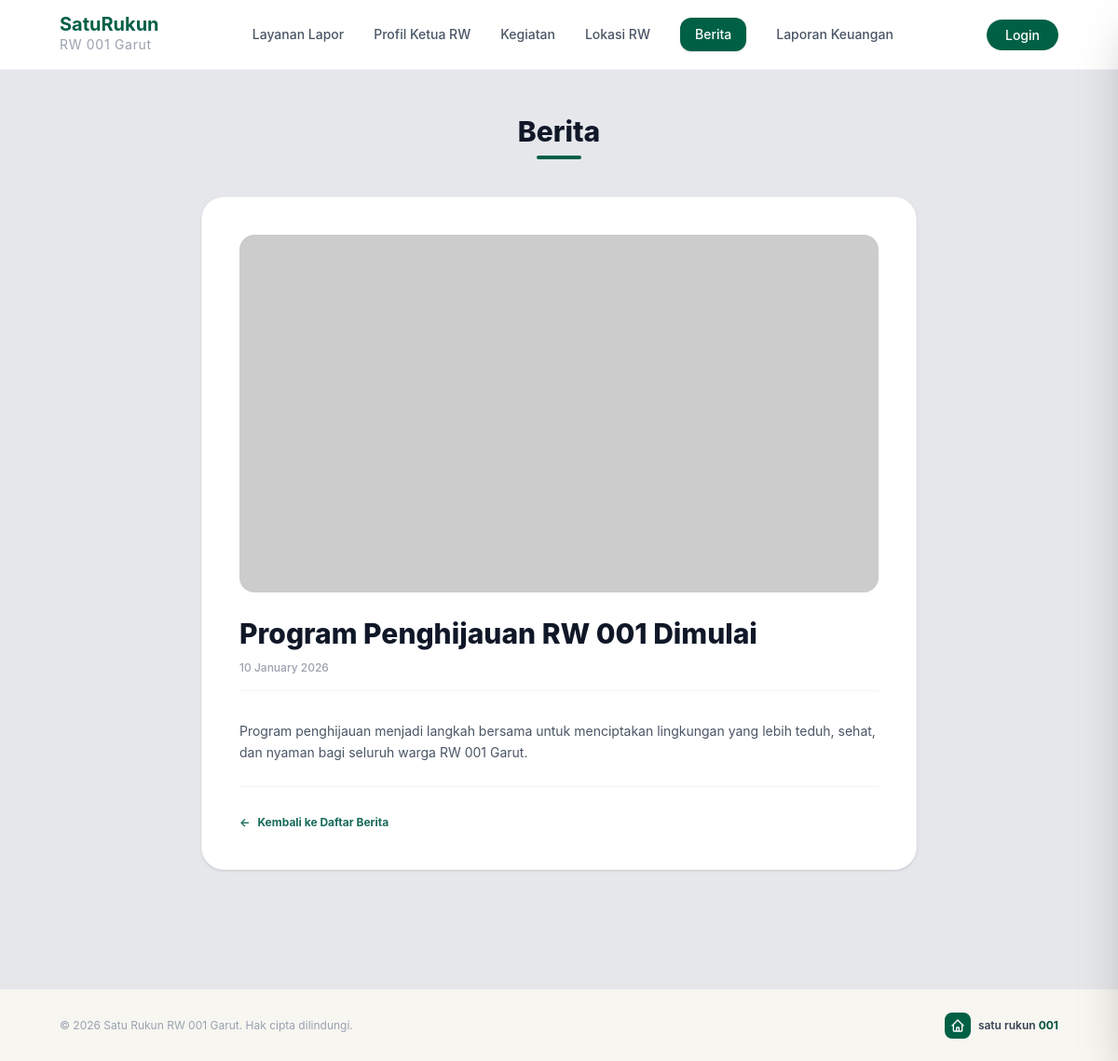
Page /halaman/detail-berita.php?id=1 on the committed database.
### tables this page shows
CREATE TABLE `berita` (
  `id` int(11) NOT NULL,
  `judul` varchar(255) NOT NULL,
  `ringkasan` text NOT NULL,
  `detail` longtext NOT NULL,
  `tanggal` date NOT NULL,
  `lokasi` varchar(255) DEFAULT 'RW 001 Garut',
  `gambar` varchar(255) DEFAULT 'default-berita.jpg',
  `status` enum('Dipublikasikan','Draft') DEFAULT 'Draft',
  `created_at` timestamp NOT NULL DEFAULT current_timestamp()
);

### halaman/detail-berita.php (the view, shortened to what this page needs)
<?php
require '../koneksi.php';
$id = intval($_GET['id'] ?? 0);
$q_detail = mysqli_query($conn, "SELECT * FROM berita WHERE id = $id AND status = 'Dipublikasikan'");
$berita   = mysqli_fetch_assoc($q_detail);
?>
<!doctype html>
<html lang="id">
  <head>
    <link rel="stylesheet" href="../src/output.css" />
  </head>
  <body class="bg-gray-200 flex flex-col min-h-screen">
    <header class="bg-white border-b border-gray-100 py-4 px-6 md:px-16 flex items-center justify-between">
      <div class="flex items-center space-x-1">
        <a href="../index.php" class="flex items-center space-x-3 group cursor-pointer">
          <div class="font-bold text-xl leading-none text-emerald-800">
            SatuRukun <br />
            <span class="text-sm font-normal text-gray-400 tracking-wider">RW 001 Garut</span>
          </div>
        </a>
      </div>
      <nav class="hidden lg:flex items-center space-x-8 text-sm font-medium text-gray-600">
        <a href="layananlapor.php" class="hover:text-emerald-700 transition">Layanan Lapor</a>
        <a href="profil-rw.php" class="hover:text-emerald-700 transition">Profil Ketua RW</a>
        <a href="kegiatan.php" class="hover:text-emerald-700 transition">Kegiatan</a>
        <a href="lokasi.html" class="hover:text-emerald-700 transition">Lokasi RW</a>
        <a href="berita.php" class="bg-emerald-800 text-white px-4 py-2 rounded-xl font-medium shadow-sm">Berita</a>
        <a href="keuangan.php" class="hover:text-emerald-700 transition">Laporan Keuangan</a>
      </nav>
      <div>
  <?php if (isset($_SESSION['user_id'])): ?>
    <button
      id="userMenuBtn"
      class="flex items-center space-x-2 bg-emerald-800 hover:bg-emerald-900 text-white p-2.5 sm:px-4 sm:py-2 rounded-full transition duration-200 shadow-sm focus:outline-none"
    >
      <svg
        xmlns="http://www.w3.org/2000/svg"
        class="w-5 h-5"
        fill="none"
        viewBox="0 0 24 24"
        stroke="currentColor"
        stroke-width="2"
      >
        <path
          stroke-linecap="round"
          stroke-linejoin="round"
          d="M16 7a4 4 0 11-8 0 4 4 0 018 0zM12 14a7 7 0 00-7 7h14a7 7 0 00-7-7z"
        />
      </svg>
      <span class="text-xs sm:text-sm font-medium hidden sm:inline">
        <?= htmlspecialchars($_SESSION['nama']) ?>
      </span>
    </button>
  <?php else: ?>
    <a
      href="./halaman/login.html"
      class="px-5 py-2 bg-emerald-800 hover:bg-emerald-900 text-white rounded-full text-sm font-medium transition"
    >
      Login
    </a>
  <?php endif; ?>
</div>
    </header>
    <main class="grow py-12 px-6 md:px-16 max-w-4xl mx-auto w-full">
      <div class="text-center mb-10">
        <h1 class="text-3xl font-extrabold text-gray-900">Berita</h1>
        <div class="w-12 h-1 bg-emerald-800 rounded-full mx-auto mt-2"></div>
      </div>
      <article class="bg-white rounded-3xl overflow-hidden border border-gray-100 shadow-sm p-6 sm:p-10 space-y-6">
        <div class="w-full h-80 sm:h-96 bg-gray-100 rounded-2xl overflow-hidden">
          <img
            src="../assets/gambar/<?= htmlspecialchars($berita['gambar']) ?>"
            alt="<?= htmlspecialchars($berita['judul']) ?>"
            class="w-full h-full object-cover"
            onerror="this.src='https://via.placeholder.com/900x500'"
          />
        </div>
        <div class="space-y-2 border-b border-gray-100 pb-4">
          <h2 class="text-2xl sm:text-3xl font-extrabold text-gray-900 leading-snug">
            <?= htmlspecialchars($berita['judul']) ?>
          </h2>
          <p class="text-xs text-gray-400 font-medium">
            <?= date('d F Y', strtotime($berita['tanggal'])) ?>
          </p>
        </div>
        <div class="text-gray-600 text-sm leading-relaxed space-y-4 pt-2">
          <?= nl2br(htmlspecialchars($berita['detail'])) ?>
        </div>
        <div class="pt-6 border-t border-gray-100">
          <a href="berita.php" class="inline-flex items-center space-x-2 text-xs font-bold text-[#186a5a] hover:underline">
            <span>&larr;</span>
            <span>Kembali ke Daftar Berita</span>
          </a>
        </div>
      </article>
    </main>
    <footer
      class="bg-[#f7f6f1] py-6 px-6 md:px-16 border-t border-gray-100/50 mt-20"
    >
      <div
        class="max-w-7xl mx-auto flex flex-col sm:flex-row items-center justify-between gap-4"
      >
        <p class="text-xs text-gray-400 font-normal">
          © 2026 Satu Rukun RW 001 Garut. Hak cipta dilindungi.
        </p>
        <div class="flex items-center space-x-2">
          <div
            class="w-7 h-7 bg-emerald-800 rounded-lg flex items-center justify-center text-white"
          >
          </div>
          <span class="text-xs font-semibold text-gray-700">
            satu rukun <span class="text-emerald-900 font-bold">001</span>
          </span>
        </div>
      </div>
    </footer>
  </body>
</html>

### rows in the picture
berita: judul "Program Penghijauan RW 001 Dimulai", tanggal "10 January 2026", detail "Program penghijauan menjadi langkah bersama untuk menciptakan lingkungan yang lebih teduh, sehat, dan nyaman bagi seluruh warga RW 001 Garut."
